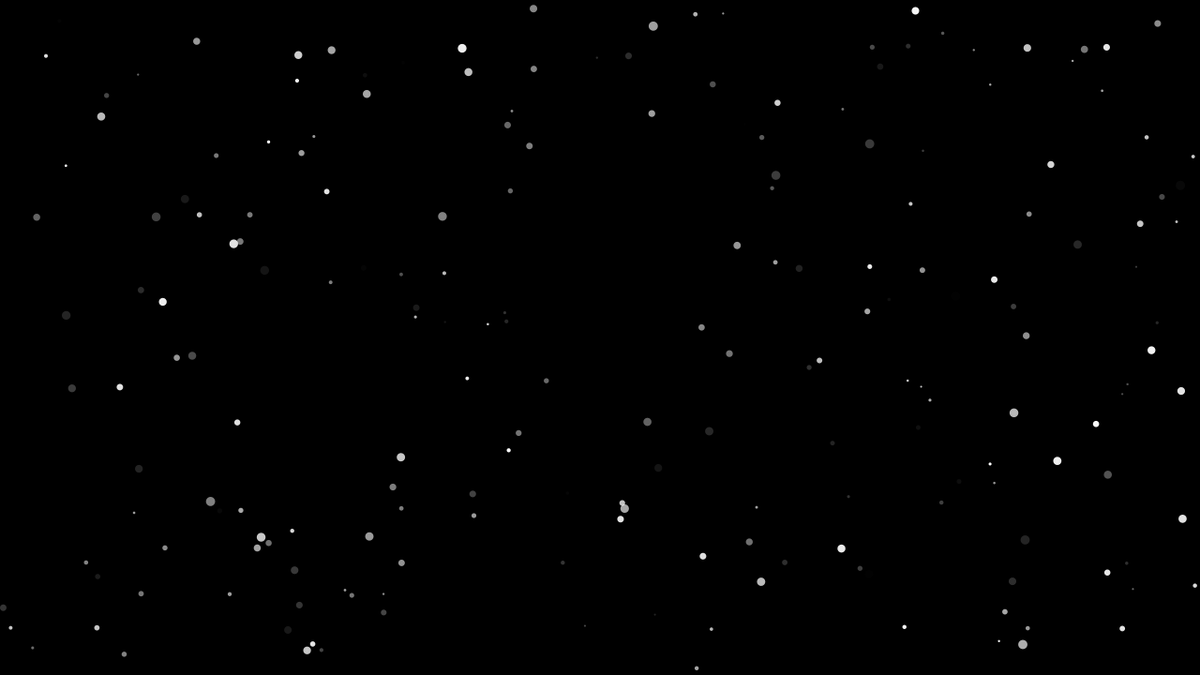
Frame 1 (no input)
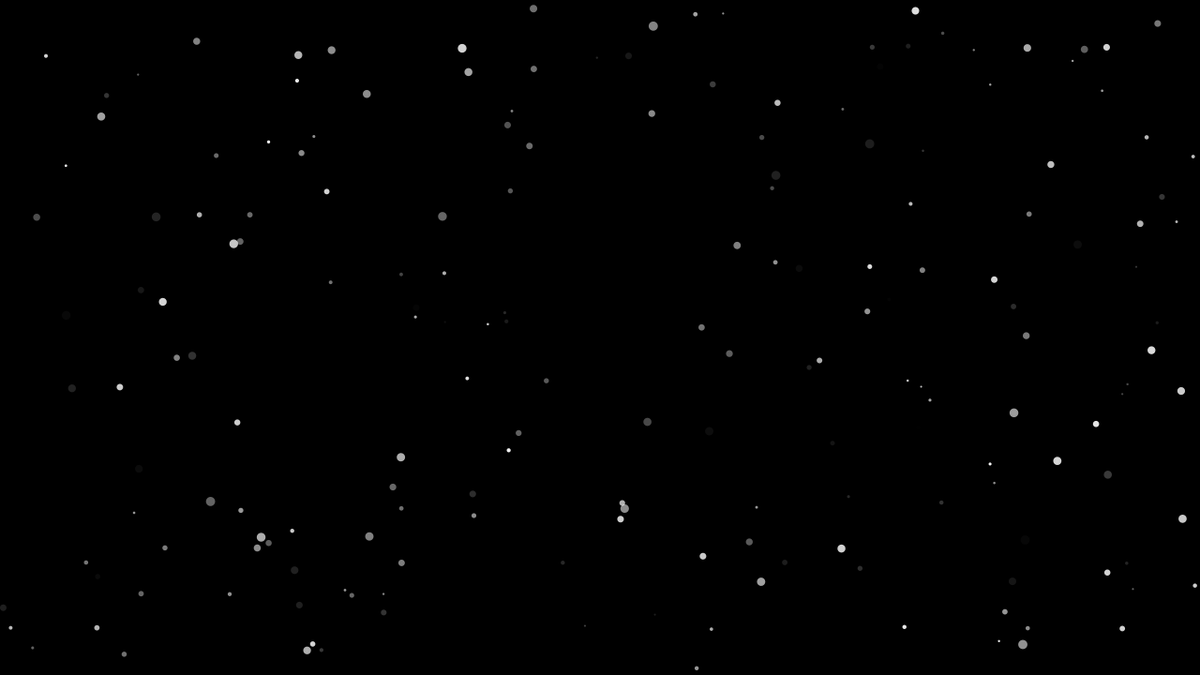
Frame 60 (the mouse pressed at the canvas centre just before this capture)
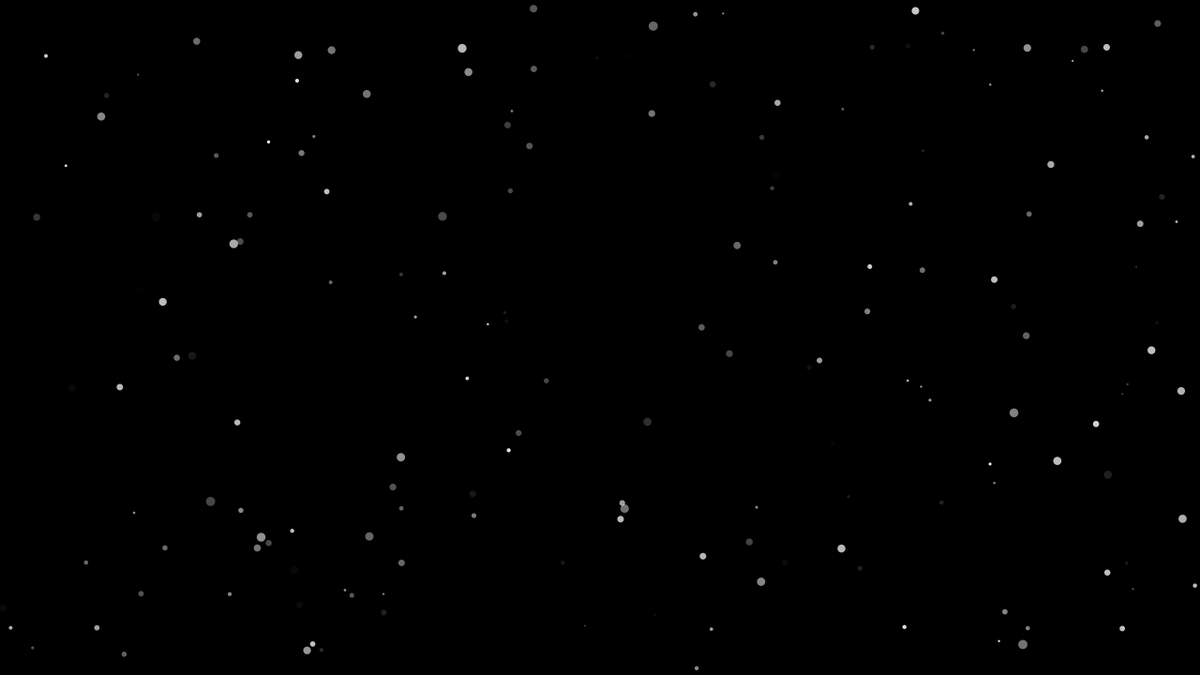
Frame 120 (the mouse held since frame 60 and released just before this capture)

The Processing sketch that drew these frames (run headless with seeded random() and noise(); from frame 60 on, the mouse is pressed at the canvas centre):

// Processing sketch: stars
// ── stars.pde
ArrayList<Star> stars = new ArrayList<Star>();
float diam_upper = 10.0;
float diam_lower = 2.0;

void setup() {
  size(1280, 720);
  noStroke();
  fill(255);
  for (int i = 0; i < 200; i++) {
    stars.add(new Star(random(width), random(height),
      random(diam_lower, diam_upper), random(255)));    
  }
}

void draw() {
  //filter(BLUR, 5);
  background(0);
  for (int i = 0; i < stars.size(); i++) {
    stars.get(i).die();
    if (stars.get(i).getAlpha() <= 0) {
      stars.remove(i);
      i--; 
    }
  }
}

class Star {
  float x, y;
  float diam;
  float alpha;
  float die_rate;
  
  Star(float x, float y, float diam, float alpha) {
    this.x = x;
    this.y = y;
    this.diam = diam;
    this.alpha = alpha;
    
    die_rate = diam * 0.05;
  }
  
  public void die() {
    fill(255, alpha);
    ellipse(x, y, diam, diam);
    alpha -= die_rate;
  }
  
  public float getAlpha() {
    return alpha;
  }
}
